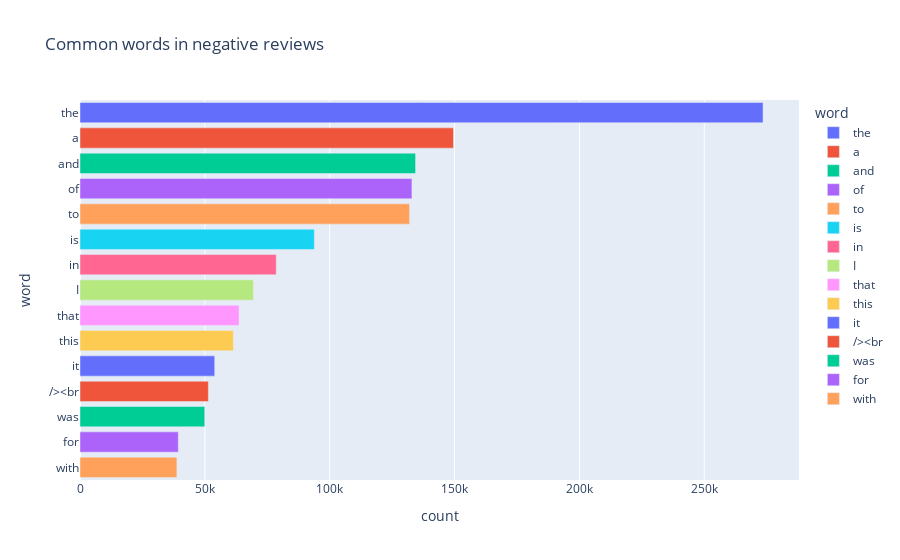

Notebook code for this chart:
### Code cell
px.bar(neg_words, x='count', y='word', title='Common words in negative reviews', color = 'word')

### Figure 1 — Plotly figure (JSON) as saved in the notebook; plotly's stock layout.template omitted (floating-point values rounded to 4 significant figures)
{"data": [{"hovertemplate": "word=%{y}<br>count=%{x}<extra></extra>", "legendgroup": "the", "marker": {"color": "#636efa", "pattern": {"shape": ""}}, "name": "the", "orientation": "h", "showlegend": true, "textposition": "auto", "type": "bar", "x": [273542], "xaxis": "x", "y": ["the"], "yaxis": "y"}, {"hovertemplate": "word=%{y}<br>count=%{x}<extra></extra>", "legendgroup": "a", "marker": {"color": "#EF553B", "pattern": {"shape": ""}}, "name": "a", "orientation": "h", "showlegend": true, "textposition": "auto", "type": "bar", "x": [149568], "xaxis": "x", "y": ["a"], "yaxis": "y"}, {"hovertemplate": "word=%{y}<br>count=%{x}<extra></extra>", "legendgroup": "and", "marker": {"color": "#00cc96", "pattern": {"shape": ""}}, "name": "and", "orientation": "h", "showlegend": true, "textposition": "auto", "type": "bar", "x": [134388], "xaxis": "x", "y": ["and"], "yaxis": "y"}, {"hovertemplate": "word=%{y}<br>count=%{x}<extra></extra>", "legendgroup": "of", "marker": {"color": "#ab63fa", "pattern": {"shape": ""}}, "name": "of", "orientation": "h", "showlegend": true, "textposition": "auto", "type": "bar", "x": [132924], "xaxis": "x", "y": ["of"], "yaxis": "y"}, {"hovertemplate": "word=%{y}<br>count=%{x}<extra></extra>", "legendgroup": "to", "marker": {"color": "#FFA15A", "pattern": {"shape": ""}}, "name": "to", "orientation": "h", "showlegend": true, "textposition": "auto", "type": "bar", "x": [131974], "xaxis": "x", "y": ["to"], "yaxis": "y"}, {"hovertemplate": "word=%{y}<br>count=%{x}<extra></extra>", "legendgroup": "is", "marker": {"color": "#19d3f3", "pattern": {"shape": ""}}, "name": "is", "orientation": "h", "showlegend": true, "textposition": "auto", "type": "bar", "x": [93846], "xaxis": "x", "y": ["is"], "yaxis": "y"}, {"hovertemplate": "word=%{y}<br>count=%{x}<extra></extra>", "legendgroup": "in", "marker": {"color": "#FF6692", "pattern": {"shape": ""}}, "name": "in", "orientation": "h", "showlegend": true, "textposition": "auto", "type": "bar", "x": [78593], "xaxis": "x", "y": ["in"], "yaxis": "y"}, {"hovertemplate": "word=%{y}<br>count=%{x}<extra></extra>", "legendgroup": "I", "marker": {"color": "#B6E880", "pattern": {"shape": ""}}, "name": "I", "orientation": "h", "showlegend": true, "textposition": "auto", "type": "bar", "x": [69449], "xaxis": "x", "y": ["I"], "yaxis": "y"}, {"hovertemplate": "word=%{y}<br>count=%{x}<extra></extra>", "legendgroup": "that", "marker": {"color": "#FF97FF", "pattern": {"shape": ""}}, "name": "that", "orientation": "h", "showlegend": true, "textposition": "auto", "type": "bar", "x": [63687], "xaxis": "x", "y": ["that"], "yaxis": "y"}, {"hovertemplate": "word=%{y}<br>count=%{x}<extra></extra>", "legendgroup": "this", "marker": {"color": "#FECB52", "pattern": {"shape": ""}}, "name": "this", "orientation": "h", "showlegend": true, "textposition": "auto", "type": "bar", "x": [61414], "xaxis": "x", "y": ["this"], "yaxis": "y"}, {"hovertemplate": "word=%{y}<br>count=%{x}<extra></extra>", "legendgroup": "it", "marker": {"color": "#636efa", "pattern": {"shape": ""}}, "name": "it", "orientation": "h", "showlegend": true, "textposition": "auto", "type": "bar", "x": [53956], "xaxis": "x", "y": ["it"], "yaxis": "y"}, {"hovertemplate": "word=%{y}<br>count=%{x}<extra></extra>", "legendgroup": "/><br", "marker": {"color": "#EF553B", "pattern": {"shape": ""}}, "name": "/><br", "orientation": "h", "showlegend": true, "textposition": "auto", "type": "bar", "x": [51411], "xaxis": "x", "y": ["/><br"], "yaxis": "y"}, {"hovertemplate": "word=%{y}<br>count=%{x}<extra></extra>", "legendgroup": "was", "marker": {"color": "#00cc96", "pattern": {"shape": ""}}, "name": "was", "orientation": "h", "showlegend": true, "textposition": "auto", "type": "bar", "x": [49969], "xaxis": "x", "y": ["was"], "yaxis": "y"}, {"hovertemplate": "word=%{y}<br>count=%{x}<extra></extra>", "legendgroup": "for", "marker": {"color": "#ab63fa", "pattern": {"shape": ""}}, "name": "for", "orientation": "h", "showlegend": true, "textposition": "auto", "type": "bar", "x": [39373], "xaxis": "x", "y": ["for"], "yaxis": "y"}, {"hovertemplate": "word=%{y}<br>count=%{x}<extra></extra>", "legendgroup": "with", "marker": {"color": "#FFA15A", "pattern": {"shape": ""}}, "name": "with", "orientation": "h", "showlegend": true, "textposition": "auto", "type": "bar", "x": [38797], "xaxis": "x", "y": ["with"], "yaxis": "y"}], "layout": {"barmode": "relative", "legend": {"title": {"text": "word"}, "tracegroupgap": 0}, "title": {"text": "Common words in negative reviews"}, "xaxis": {"anchor": "y", "domain": [0, 1], "title": {"text": "count"}}, "yaxis": {"anchor": "x", "categoryarray": ["with", "for", "was", "/><br", "it", "this", "that", "I", "in", "is", "to", "of", "and", "a", "the"], "categoryorder": "array", "domain": [0, 1], "title": {"text": "word"}}}}
